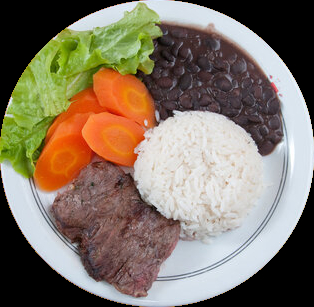
#> input picture assets/images/imagem3.jpg, 314 x 307 px
$ python rotulacao_imagem_labels.py
#> lines starting #> are read from the running program, lines starting #| are printed output that depends on the picture; after the words box and inside, x2 and y2 are one past the last pixel; in counts of white or black regions, pixels touching at a corner belong together; long printed decimals are rounded
from matplotlib import pyplot as plt
from skimage.segmentation import slic
import skimage.graph as graph
from skimage.metrics import adapted_rand_error
from sklearn.metrics import jaccard_score
import numpy as np
from pathlib import Path
from PIL import Image

base_dir = Path(__file__).parent

images_dir = base_dir / "assets/images"

# IoU implementado (Rychard)
def iou_coef(y_true, y_pred):
    axes = (0, 1)
    intersection = np.sum(np.logical_and(y_pred, y_true), axis=axes)
    union = np.sum(np.logical_or(y_pred, y_true), axis=axes)
    smooth = .001
    iou = (intersection + smooth) / (union + smooth)
    iou = np.mean(iou)
    return iou

# Carregando as imagens filtradas
img = Image.open(images_dir / "imagem3.jpg")
#> img is the input picture: PIL image 314x307 RGB; mean R, G, B 131.6, 119.8, 103.8
img_rgb = img
img = np.array(img)

img_labels = Image.open(images_dir / "imagem3-labels-teste.jpg")
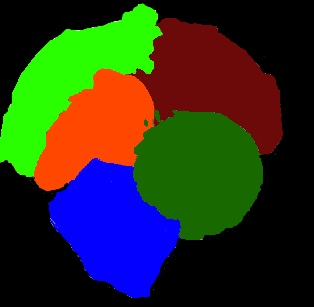
#> input picture assets/images/imagem3-labels-teste.jpg, 314 x 307 px
#> img_labels is the input picture: PIL image 314x307 RGB; mean R, G, B 43.5, 50.4, 30.9
img_labels = np.array(img_labels)
#img_labels = img_labels[:, :, 0] + img_labels[:, :, 1] + img_labels[:, :, 2]

# Segmentação
segments = slic(img_labels, compactness=30, n_segments=100, start_label=1, sigma=0.78999)
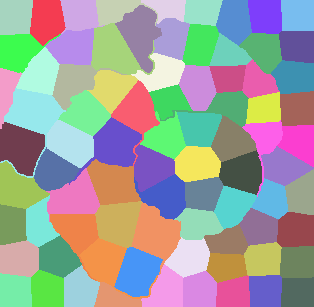
#> segments: shape (307, 314) int64; 81 distinct labels, from 1 to 81; one colour per label, 0 black

# Primeiro NCut
threshold1 = 0.001
threshold2 = 0.01
if threshold1 > 0:
    g1 = graph.rag_mean_color(img_labels, segments, mode='similarity')
    segments = graph.cut_normalized(segments, g1, thresh=threshold1)
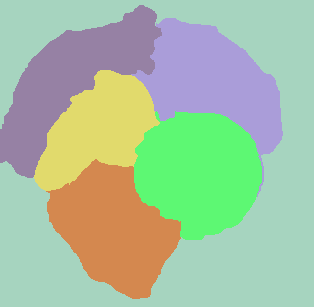
#> segments: shape (307, 314) int64; 6 distinct labels, from 1 to 48; one colour per label, 0 black

    # Verifique se há nós suficientes no grafo antes de prosseguir com o segundo corte
    if len(np.unique(segments)) > 1:
        # Segundo NCut
        if threshold2 > 0:
            g2 = graph.rag_mean_color(img_labels, segments, mode='similarity')
            segments = graph.cut_normalized(segments, g2, thresh=threshold2)
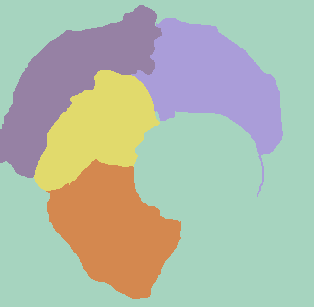
#> segments: shape (307, 314) int64; 5 distinct labels, from 1 to 48; one colour per label, 0 black

# Mapeamento de rótulos para as segmentações
rotulos_segmentos = {
    1: "Arroz",
    4: "Feijão",
    5: "Arroz e prato",
    6: "ERRO",
    9: "ERRO",
    12: "Cenoura",
    27: "Chuchu",
    53: "Molho",
    55: "ERRO",
    56: "ERRO"
    # Adicione mais rótulos conforme necessário
}

# Plotando e calculando métricas para cada segmento separadamente
unique_segments = np.unique(segments)
#> unique_segments = [1, 10, 11, 27, 48]
print(f"Segmentos unicos encontrados: {unique_segments}")
#| Segmentos unicos encontrados: [ 1 10 11 27 48]

# Inicializando listas para armazenar as métricas de cada segmento
iou_jaccard_por_segmento = []
iou_implementado_por_segmento = []
precision_por_segmento = []

for seg_id in unique_segments:
    # Criar máscara para o segmento
    mask = segments == seg_id

    # Rótulo do segmento
    rotulo = rotulos_segmentos.get(seg_id, f"Segmento {seg_id}")  # Se o rótulo não estiver mapeado, use o ID

    # Convertendo o segmento atual para binário
    y_pred_segment_bin = mask

    # Convertendo o label correspondente para binário (somente a parte do label que corresponde ao segmento)
    y_true_segment_bin = (img == seg_id)
    y_true_segment_bin = y_true_segment_bin[:, :, 0] + y_true_segment_bin[:, :, 1]

    # Calculando as métricas IoU e Rand Index para o segmento
    if np.any(y_true_segment_bin) or np.any(y_pred_segment_bin):  # Verifica se o segmento existe no label
        iou_jaccard = jaccard_score(y_true_segment_bin, y_pred_segment_bin, average='weighted', zero_division = 0)
        error, precision, recall = adapted_rand_error(y_true_segment_bin, y_pred_segment_bin)
        iou_segment = iou_coef(y_true_segment_bin, y_pred_segment_bin)
    else:
        jaccard, precision, iou_segment = 0, 0, 0  # Se o segmento não existir no rótulo verdadeiro

    # Armazenar os valores para cada segmento
    iou_implementado_por_segmento.append((rotulo, iou_segment))
    precision_por_segmento.append((rotulo, precision))
    iou_jaccard_por_segmento.append((rotulo, iou_jaccard))

    # Exibir as métricas para cada segmento
    print(f'Segmento {rotulo}: Jaccard = {iou_jaccard}, IoU = {iou_segment}, Precision = {precision}')


    # Plotar o segmento com a máscara
    plt.imshow(img_labels * np.dstack([mask] * 3))  # Multiplicar pela máscara para mostrar apenas o segmento
    plt.title(f"Segmento: {rotulo}")
    plt.axis('off')
    plt.show()
#> this loop made 5 passes
#> (seg_id, rotulo, iou_jaccard, error, precision, intersection in iou_coef, union in iou_coef, iou in iou_coef) on passes 3 to 5: (11, 'Segmento 11', 0.029, 0.207, 0.657, 12, 11093, 0.00108), (27, 'Chuchu', 0.00077, 0.0493, 0.906, 4, 8682, 0.000461), (48, 'Segmento 48', 0.00383, 0.152, 0.737, 66, 11638, 0.00567)
#> (rotulo, iou_jaccard, error, precision, intersection in iou_coef, union in iou_coef, iou in iou_coef, iou_segment) on pass 1: ('Arroz', 0.0163, 0.0025, 0.995, 400, 54379, 0.00736, 0.00736)
#| Segmento Arroz: Jaccard = 0.01635, IoU = 0.007356, Precision = 0.995
#| Segmento Segmento 10: Jaccard = 0.0, IoU = 9.039138656861732e-08, Precision = 1.0
#| Segmento Segmento 11: Jaccard = 0.02901, IoU = 0.001082, Precision = 0.6571
#| Segmento Chuchu: Jaccard = 0.0007704, IoU = 0.0004608, Precision = 0.9061
#| Segmento Segmento 48: Jaccard = 0.00383, IoU = 0.005671, Precision = 0.7365
#> pass 1, `mask = segments == seg_id`:
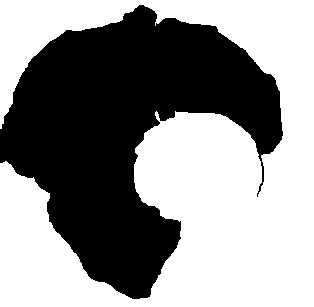
#> mask: shape (307, 314) bool; 56.4% white; 1 black region, box (x1, y1, x2, y2) and area: (0, 5, 283, 299) 42020
#> pass 1, `plt.show()`:
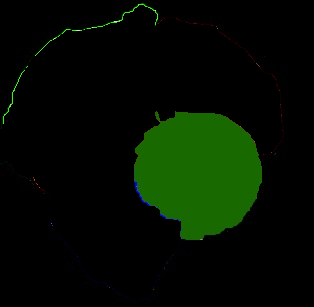
#> shown: shape (307, 314, 3); mean R, G, B 3.5, 14, 0.6
#> after the loop:
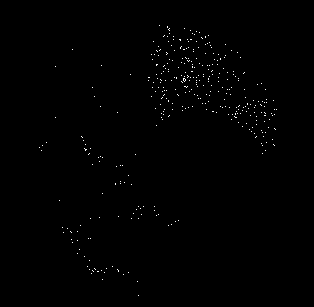
#> y_true_segment_bin: shape (307, 314) bool; 0.44% white in thin lines or dots, all inside (x1, y1, x2, y2) = (39, 25, 277, 296)
#> after the loop, iou_implementado_por_segmento = [('Arroz', 0.00736), ('Segmento 10', 9.04e-08), ('Segmento 11', 0.00108), ('Chuchu', 0.000461), ('Segmento 48', 0.00567)]; iou_jaccard_por_segmento = [('Arroz', 0.0163), ('Segmento 10', 0), ('Segmento 11', 0.029), ('Chuchu', 0.00077), ('Segmento 48', 0.00383)]; precision_por_segmento = [('Arroz', 0.995), ('Segmento 10', 1), ('Segmento 11', 0.657), ('Chuchu', 0.906), ('Segmento 48', 0.737)]

# Exibindo os resultados gerais (médias)
jaccard_medio = np.mean([jac for _, jac in iou_jaccard_por_segmento])
#> jaccard_medio = 0.00999
iou_medio = np.mean([iou for _, iou in iou_implementado_por_segmento])
#> iou_medio = 0.00291
precision_media = np.mean([prec for _, prec in precision_por_segmento])
#> precision_media = 0.859

print(f'Média Jaccard por segmento: {jaccard_medio}')
#| Média Jaccard por segmento: 0.009992
print(f'Media IoU por segmento: {iou_medio}')
#| Media IoU por segmento: 0.002914
print(f'Media Precision por segmento: {precision_media}')
#| Media Precision por segmento: 0.8589
